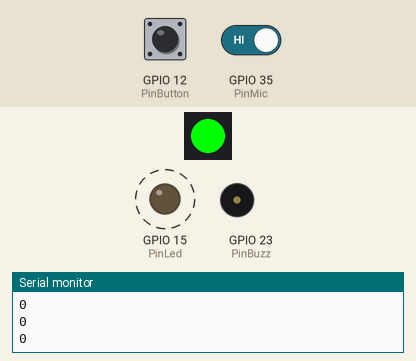
A program run on a simulated ESP32. On the bench: 1 RGB LEDs in strip order, left to right, output pins drawn as LEDs (lit = HIGH), buzzer (waves = sounding), the last lines printed to the serial monitor. Dashed ring = blinking. The inputs (shaded band) are chosen by the test bench; at power-on: GPIO 35 (PinMic) HIGH, GPIO 12 (PinButton) LOW.

Above: at 2.3 s.
2.4 s: GPIO 35 (PinMic) driven LOW
At 3.0 s:
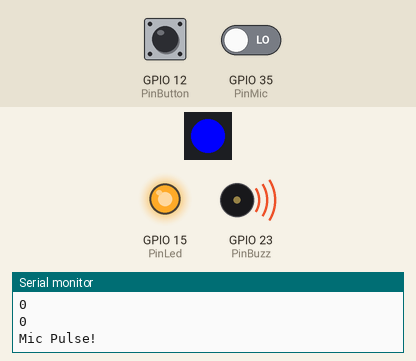
At 3.77 s:
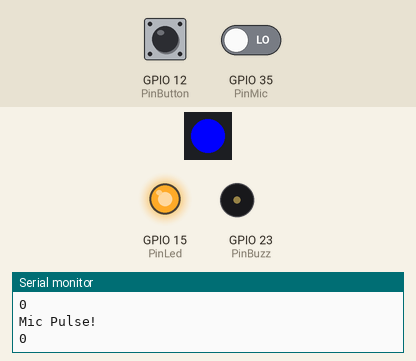
Timing chart, 0 to 11.5 s (numbered marks = the images above; inputs shaded):
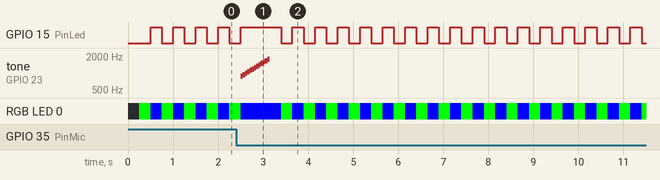

The program:

main.cpp
```cpp
#include <Arduino.h>
#include <Adafruit_NeoPixel.h>

int PinButton = 12;
int PinLed = 15;

int PinBuzz = 23;
int PWMFreq = 2000;
int PWMChan = 0;
int PWMRes = 8;

int PinRGB = 13;
int NPLeds = 1;
Adafruit_NeoPixel Pixels = Adafruit_NeoPixel(NPLeds, PinRGB, NEO_GRB + NEO_KHZ800);

int PinMic = 35;
bool MicPulse = false;

void IRAM_ATTR isr()
{
    MicPulse = true;
}

void setup()
{

  Serial.begin(115200);

  pinMode(PinLed, OUTPUT);
  pinMode(PinButton, INPUT);
  pinMode(PinBuzz, OUTPUT);
  pinMode(PinMic, INPUT);

  ledcSetup(PWMChan, PWMFreq, PWMRes); //configuro frec y resoluc. de canal PWM
  ledcAttachPin(PinBuzz, PWMChan); //asigno por que pin voy a sacar el PWM
  Pixels.begin();
  Pixels.clear();

  attachInterrupt(PinMic, isr, FALLING);

}


void loop()
{
  int ButtonState;

  delay(250);
  Pixels.setPixelColor(0, Pixels.Color(0, 255, 0));
  Pixels.show();
  digitalWrite(PinLed, LOW);

  delay(250);
  digitalWrite(PinLed, HIGH);
  Pixels.setPixelColor(0, Pixels.Color(0, 0, 255));
  Pixels.show();

  ButtonState = digitalRead(PinButton);
  Serial.println(ButtonState);

  if(MicPulse)
  {
    Serial.println("Mic Pulse!");
    MicPulse = false;
    ledcWrite(PWMChan, 255);
    for (float Freq=880.0; Freq<1770; Freq=(Freq*1.0594))
    {
      ledcWriteTone(PWMChan, (int)Freq);
      delay(50);
    }
    ledcWrite(PWMChan, 0);
  }


}
```

Measured:
- after the input at 2.4 s, tone on GPIO 23 (PinBuzz): plays 880 Hz for 0.05 s, 932 Hz for 0.05 s, 987 Hz for 0.05 s, 1046 Hz for 0.05 s, 1108 Hz for 0.05 s, 1174 Hz for 0.05 s … (13 notes in this stretch), starting after 0.10 s
- by itself, GPIO 15 (PinLed): repeats every 0.50 s: LOW 0.25 s, HIGH 0.25 s
